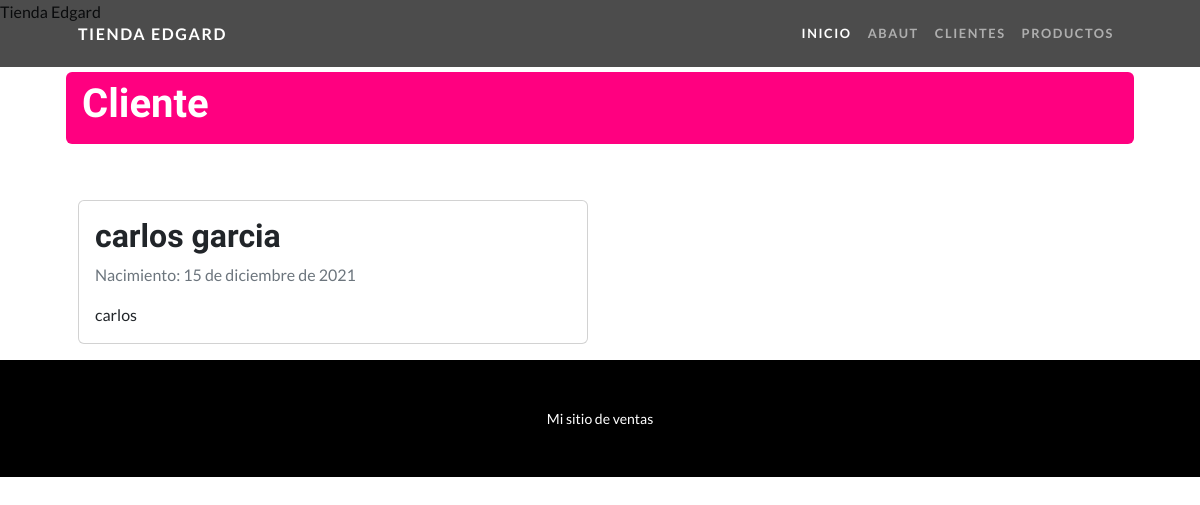
The page /cliente/ on the database its author committed.
### cliente/models.py (models this page shows, shortened)
class Cliente(models.Model):
    nombre = models.CharField(max_length=50)
    apellido = models.CharField(max_length=50)
    nacimiento = models.DateField(null=True)
    pais_origen_id = models.ForeignKey(
        Pais, on_delete=models.SET_NULL, null=True, verbose_name="país de origen")

class Pais(models.Model):
    nombre = models.CharField(max_length=50, verbose_name="país")
    def __str__(self):
        return self.nombre
    class Meta:
        verbose_name_plural = "paises"

### cliente/views.py (the view)
# urls.py: 2. Add a URL to urlpatterns:  path('', views.home, name='home')
def home(request):
    consulta_clientes = models.Cliente.objects.all()
    context = {"clientes": consulta_clientes}
    return render(request, "cliente/index.html", context)

### cliente/templates/cliente/index.html
{% extends 'core/base.html' %}
{% block titulo %}
Cliente
{% endblock titulo %}
{% block contenido %}
<div class="row row-cols-1 row-cols-md-2">
    {% for cliente in clientes %}
    <div class="col mb-3">
        <div class="card">
            <div class="card-body">
                <h2 class="card-title">{{ cliente.nombre }} {{ cliente.apellido }}</h2>
                <p class="card-text text-muted">Nacimiento: {{ cliente.nacimiento }}</p>
                {% if cliente.pais_origen_id %}
                <p class="card-text">{{ cliente.pais_origen_id }}</p>
                {% else %}
                <p class="card-text">No registra país de origen.</p>
                {% endif %}
            </div>
        </div>
    </div>
    {% endfor %}
</div>
{% endblock contenido %}

### rows shown on the page
Cliente: nombre "carlos", apellido "garcia", nacimiento "15 de diciembre de 2021", pais_origen_id "carlos"
